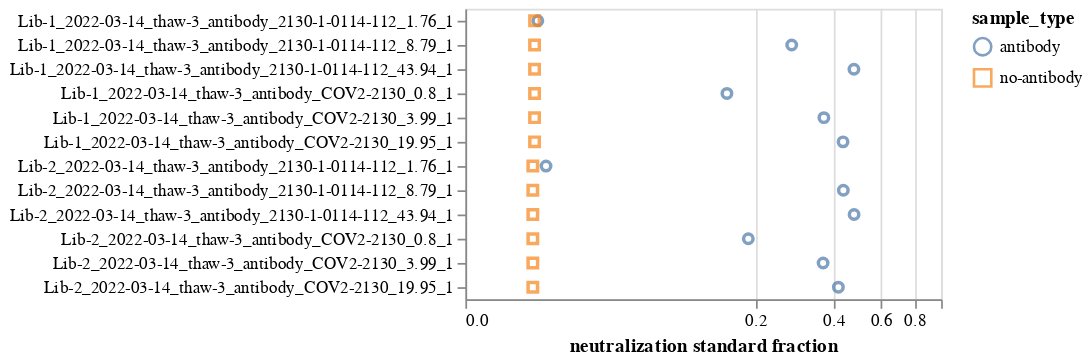

Source (notebook cell):
### Markdown cell above
Make an interactive plot showing this fraction of counts that are neutralization standard for each antibody sample and its no-antibody control.
Note the fractions are plotted on a symlog scale:

### Code cell
# make tidy version of neut_standard_fracs
melt_cols = ["antibody_frac", "no-antibody_frac"]
neut_standard_fracs_tidy = neut_standard_fracs.melt(
    id_vars=[c for c in neut_standard_fracs.columns if c not in melt_cols],
    value_vars=melt_cols,
    value_name="neut_standard_frac",
    var_name="sample_type",
).assign(
    sample_type=lambda x: x["sample_type"].str.replace("_frac", ""),
    library_sample=lambda x: x["library"] + "_" + x["antibody_sample"],
)

# set up selections over other columns of interest
selection_names = ["library", "date", "antibody", "virus_batch"]
selections = [
    alt.selection_point(
        fields=[col],
        bind=alt.binding_select(
            options=[None] + neut_standard_fracs_tidy[col].unique().tolist(),
            labels=["all"] + [str(x) for x in neut_standard_fracs_tidy[col].unique()],
            name=col,
        ),
    )
    for col in selection_names
]

neut_standard_fracs_chart = (
    alt.Chart(neut_standard_fracs_tidy)
    .encode(
        x=alt.X(
            "neut_standard_frac",
            title="neutralization standard fraction",
            scale=alt.Scale(type="symlog", constant=0.02, domainMax=1),
        ),
        y=alt.Y("library_sample", title=None, sort=sample_order),
        color="sample_type",
        shape="sample_type",
        tooltip=[
            alt.Tooltip(c, format=".2g") if c == "neut_standard_frac" else c
            for c in neut_standard_fracs_tidy.columns
            if "library_sample" not in c
        ],
    )
    .mark_point()
    .properties(width=275, height=alt.Step(14))
    .add_params(*selections)
    .configure_axis(labelLimit=500)
)
for selection in selections:
    neut_standard_fracs_chart = neut_standard_fracs_chart.transform_filter(selection)

neut_standard_fracs_chart

### Figure 1 — Vega-Lite specification as saved in the notebook (floating-point values rounded to 4 significant figures)
{"config": {"view": {"continuousWidth": 300, "continuousHeight": 300}, "axis": {"labelLimit": 500}}, "data": {"name": "data-98af996df41ec9117146095757137692"}, "mark": "point", "encoding": {"color": {"field": "sample_type", "type": "nominal"}, "shape": {"field": "sample_type", "type": "nominal"}, "tooltip": [{"field": "library", "type": "nominal"}, {"field": "antibody_sample", "type": "nominal"}, {"field": "no-antibody_sample", "type": "nominal"}, {"field": "antibody", "type": "nominal"}, {"field": "antibody_concentration", "type": "quantitative"}, {"field": "antibody_count", "type": "quantitative"}, {"field": "no-antibody_count", "type": "quantitative"}, {"field": "virus_batch", "type": "nominal"}, {"field": "date", "type": "nominal"}, {"field": "replicate", "type": "quantitative"}, {"field": "selection_group", "type": "nominal"}, {"field": "sample_type", "type": "nominal"}, {"field": "neut_standard_frac", "format": ".2g", "type": "quantitative"}], "x": {"field": "neut_standard_frac", "scale": {"constant": 0.02, "domainMax": 1, "type": "symlog"}, "title": "neutralization standard fraction", "type": "quantitative"}, "y": {"field": "library_sample", "sort": ["Lib-1_2022-03-14_thaw-3_antibody_2130-1-0114-112_1.76_1", "Lib-1_2022-03-14_thaw-3_antibody_2130-1-0114-112_8.79_1", "Lib-1_2022-03-14_thaw-3_antibody_2130-1-0114-112_43.94_1", "Lib-1_2022-03-14_thaw-3_antibody_COV2-2130_0.8_1", "Lib-1_2022-03-14_thaw-3_antibody_COV2-2130_3.99_1", "Lib-1_2022-03-14_thaw-3_antibody_COV2-2130_19.95_1", "Lib-2_2022-03-14_thaw-3_antibody_2130-1-0114-112_1.76_1", "Lib-2_2022-03-14_thaw-3_antibody_2130-1-0114-112_8.79_1", "Lib-2_2022-03-14_thaw-3_antibody_2130-1-0114-112_43.94_1", "Lib-2_2022-03-14_thaw-3_antibody_COV2-2130_0.8_1", "Lib-2_2022-03-14_thaw-3_antibody_COV2-2130_3.99_1", "Lib-2_2022-03-14_thaw-3_antibody_COV2-2130_19.95_1"], "title": null, "type": "nominal"}}, "height": {"step": 14}, "params": [{"name": "param_1", "select": {"type": "point", "fields": ["library"]}, "bind": {"input": "select", "options": [null, "Lib-1", "Lib-2"], "labels": ["all", "Lib-1", "Lib-2"], "name": "library"}}, {"name": "param_2", "select": {"type": "point", "fields": ["date"]}, "bind": {"input": "select", "options": [null, "2022-03-14"], "labels": ["all", "2022-03-14"], "name": "date"}}, {"name": "param_3", "select": {"type": "point", "fields": ["antibody"]}, "bind": {"input": "select", "options": [null, "COV2-2130", "2130-1-0114-112"], "labels": ["all", "COV2-2130", "2130-1-0114-112"], "name": "antibody"}}, {"name": "param_4", "select": {"type": "point", "fields": ["virus_batch"]}, "bind": {"input": "select", "options": [null, "thaw-3"], "labels": ["all", "thaw-3"], "name": "virus_batch"}}], "transform": [{"filter": {"param": "param_1"}}, {"filter": {"param": "param_2"}}, {"filter": {"param": "param_3"}}, {"filter": {"param": "param_4"}}], "width": 275, "$schema": "https://vega.github.io/schema/vega-lite/v5.2.0.json", "datasets": {"data-98af996df41ec9117146095757137692": [{"library": "Lib-1", "antibody_sample": "2022-03-14_thaw-3_antibody_COV2-2130_0.8_1", "no-antibody_sample": "2022-03-14_thaw-3_no-antibody_control_1", "antibody": "COV2-2130", "antibody_concentration": 0.8, "antibody_count": 2183898, "no-antibody_count": 231982, "virus_batch": "thaw-3", "date": "2022-03-14", "replicate": 1, "antibody_library_sample": "Lib-1_2022-03-14_thaw-3_antibody_COV2-2130_0.8_1", "no-antibody_library_sample": "Lib-1_2022-03-14_thaw-3_no-antibody_control_1", "selection_group": "Lib-1_2022-03-14_thaw-3_COV2-2130_1", "sample_type": "antibody", "neut_standard_frac": 0.1537, "library_sample": "Lib-1_2022-03-14_thaw-3_antibody_COV2-2130_0.8_1"}, {"library": "Lib-1", "antibody_sample": "2022-03-14_thaw-3_antibody_COV2-2130_3.99_1", "no-antibody_sample": "2022-03-14_thaw-3_no-antibody_control_1", "antibody": "COV2-2130", "antibody_concentration": 3.99, "antibody_count": 5998353, "no-antibody_count": 231982, "virus_batch": "thaw-3", "date": "2022-03-14", "replicate": 1, "antibody_library_sample": "Lib-1_2022-03-14_thaw-3_antibody_COV2-2130_3.99_1", "no-antibody_library_sample": "Lib-1_2022-03-14_thaw-3_no-antibody_control_1", "selection_group": "Lib-1_2022-03-14_thaw-3_COV2-2130_1", "sample_type": "antibody", "neut_standard_frac": 0.3671, "library_sample": "Lib-1_2022-03-14_thaw-3_antibody_COV2-2130_3.99_1"}, {"library": "Lib-1", "antibody_sample": "2022-03-14_thaw-3_antibody_COV2-2130_19.95_1", "no-antibody_sample": "2022-03-14_thaw-3_no-antibody_control_1", "antibody": "COV2-2130", "antibody_concentration": 19.95, "antibody_count": 7392512, "no-antibody_count": 231982, "virus_batch": "thaw-3", "date": "2022-03-14", "replicate": 1, "antibody_library_sample": "Lib-1_2022-03-14_thaw-3_antibody_COV2-2130_19.95_1", "no-antibody_library_sample": "Lib-1_2022-03-14_thaw-3_no-antibody_control_1", "selection_group": "Lib-1_2022-03-14_thaw-3_COV2-2130_1", "sample_type": "antibody", "neut_standard_frac": 0.4335, "library_sample": "Lib-1_2022-03-14_thaw-3_antibody_COV2-2130_19.95_1"}, {"library": "Lib-1", "antibody_sample": "2022-03-14_thaw-3_antibody_2130-1-0114-112_1.76_1", "no-antibody_sample": "2022-03-14_thaw-3_no-antibody_control_1", "antibody": "2130-1-0114-112", "antibody_concentration": 1.76, "antibody_count": 283962, "no-antibody_count": 231982, "virus_batch": "thaw-3", "date": "2022-03-14", "replicate": 1, "antibody_library_sample": "Lib-1_2022-03-14_thaw-3_antibody_2130-1-0114-112_1.76_1", "no-antibody_library_sample": "Lib-1_2022-03-14_thaw-3_no-antibody_control_1", "selection_group": "Lib-1_2022-03-14_thaw-3_2130-1-0114-112_1", "sample_type": "antibody", "neut_standard_frac": 0.0164, "library_sample": "Lib-1_2022-03-14_thaw-3_antibody_2130-1-0114-112_1.76_1"}, {"library": "Lib-1", "antibody_sample": "2022-03-14_thaw-3_antibody_2130-1-0114-112_8.79_1", "no-antibody_sample": "2022-03-14_thaw-3_no-antibody_control_1", "antibody": "2130-1-0114-112", "antibody_concentration": 8.79, "antibody_count": 4535977, "no-antibody_count": 231982, "virus_batch": "thaw-3", "date": "2022-03-14", "replicate": 1, "antibody_library_sample": "Lib-1_2022-03-14_thaw-3_antibody_2130-1-0114-112_8.79_1", "no-antibody_library_sample": "Lib-1_2022-03-14_thaw-3_no-antibody_control_1", "selection_group": "Lib-1_2022-03-14_thaw-3_2130-1-0114-112_1", "sample_type": "antibody", "neut_standard_frac": 0.2767, "library_sample": "Lib-1_2022-03-14_thaw-3_antibody_2130-1-0114-112_8.79_1"}, {"library": "Lib-1", "antibody_sample": "2022-03-14_thaw-3_antibody_2130-1-0114-112_43.94_1", "no-antibody_sample": "2022-03-14_thaw-3_no-antibody_control_1", "antibody": "2130-1-0114-112", "antibody_concentration": 43.94, "antibody_count": 6285313, "no-antibody_count": 231982, "virus_batch": "thaw-3", "date": "2022-03-14", "replicate": 1, "antibody_library_sample": "Lib-1_2022-03-14_thaw-3_antibody_2130-1-0114-112_43.94_1", "no-antibody_library_sample": "Lib-1_2022-03-14_thaw-3_no-antibody_control_1", "selection_group": "Lib-1_2022-03-14_thaw-3_2130-1-0114-112_1", "sample_type": "antibody", "neut_standard_frac": 0.4762, "library_sample": "Lib-1_2022-03-14_thaw-3_antibody_2130-1-0114-112_43.94_1"}, {"library": "Lib-2", "antibody_sample": "2022-03-14_thaw-3_antibody_COV2-2130_0.8_1", "no-antibody_sample": "2022-03-14_thaw-3_no-antibody_control_1", "antibody": "COV2-2130", "antibody_concentration": 0.8, "antibody_count": 3388034, "no-antibody_count": 260450, "virus_batch": "thaw-3", "date": "2022-03-14", "replicate": 1, "antibody_library_sample": "Lib-2_2022-03-14_thaw-3_antibody_COV2-2130_0.8_1", "no-antibody_library_sample": "Lib-2_2022-03-14_thaw-3_no-antibody_control_1", "selection_group": "Lib-2_2022-03-14_thaw-3_COV2-2130_1", "sample_type": "antibody", "neut_standard_frac": 0.1873, "library_sample": "Lib-2_2022-03-14_thaw-3_antibody_COV2-2130_0.8_1"}, {"library": "Lib-2", "antibody_sample": "2022-03-14_thaw-3_antibody_COV2-2130_3.99_1", "no-antibody_sample": "2022-03-14_thaw-3_no-antibody_control_1", "antibody": "COV2-2130", "antibody_concentration": 3.99, "antibody_count": 6100442, "no-antibody_count": 260450, "virus_batch": "thaw-3", "date": "2022-03-14", "replicate": 1, "antibody_library_sample": "Lib-2_2022-03-14_thaw-3_antibody_COV2-2130_3.99_1", "no-antibody_library_sample": "Lib-2_2022-03-14_thaw-3_no-antibody_control_1", "selection_group": "Lib-2_2022-03-14_thaw-3_COV2-2130_1", "sample_type": "antibody", "neut_standard_frac": 0.3646, "library_sample": "Lib-2_2022-03-14_thaw-3_antibody_COV2-2130_3.99_1"}, {"library": "Lib-2", "antibody_sample": "2022-03-14_thaw-3_antibody_COV2-2130_19.95_1", "no-antibody_sample": "2022-03-14_thaw-3_no-antibody_control_1", "antibody": "COV2-2130", "antibody_concentration": 19.95, "antibody_count": 7188763, "no-antibody_count": 260450, "virus_batch": "thaw-3", "date": "2022-03-14", "replicate": 1, "antibody_library_sample": "Lib-2_2022-03-14_thaw-3_antibody_COV2-2130_19.95_1", "no-antibody_library_sample": "Lib-2_2022-03-14_thaw-3_no-antibody_control_1", "selection_group": "Lib-2_2022-03-14_thaw-3_COV2-2130_1", "sample_type": "antibody", "neut_standard_frac": 0.4164, "library_sample": "Lib-2_2022-03-14_thaw-3_antibody_COV2-2130_19.95_1"}, {"library": "Lib-2", "antibody_sample": "2022-03-14_thaw-3_antibody_2130-1-0114-112_1.76_1", "no-antibody_sample": "2022-03-14_thaw-3_no-antibody_control_1", "antibody": "2130-1-0114-112", "antibody_concentration": 1.76, "antibody_count": 329697, "no-antibody_count": 260450, "virus_batch": "thaw-3", "date": "2022-03-14", "replicate": 1, "antibody_library_sample": "Lib-2_2022-03-14_thaw-3_antibody_2130-1-0114-112_1.76_1", "no-antibody_library_sample": "Lib-2_2022-03-14_thaw-3_no-antibody_control_1", "selection_group": "Lib-2_2022-03-14_thaw-3_2130-1-0114-112_1", "sample_type": "antibody", "neut_standard_frac": 0.01895, "library_sample": "Lib-2_2022-03-14_thaw-3_antibody_2130-1-0114-112_1.76_1"}, {"library": "Lib-2", "antibody_sample": "2022-03-14_thaw-3_antibody_2130-1-0114-112_8.79_1", "no-antibody_sample": "2022-03-14_thaw-3_no-antibody_control_1", "antibody": "2130-1-0114-112", "antibody_concentration": 8.79, "antibody_count": 7232593, "no-antibody_count": 260450, "virus_batch": "thaw-3", "date": "2022-03-14", "replicate": 1, "antibody_library_sample": "Lib-2_2022-03-14_thaw-3_antibody_2130-1-0114-112_8.79_1", "no-antibody_library_sample": "Lib-2_2022-03-14_thaw-3_no-antibody_control_1", "selection_group": "Lib-2_2022-03-14_thaw-3_2130-1-0114-112_1", "sample_type": "antibody", "neut_standard_frac": 0.4346, "library_sample": "Lib-2_2022-03-14_thaw-3_antibody_2130-1-0114-112_8.79_1"}, {"library": "Lib-2", "antibody_sample": "2022-03-14_thaw-3_antibody_2130-1-0114-112_43.94_1", "no-antibody_sample": "2022-03-14_thaw-3_no-antibody_control_1", "antibody": "2130-1-0114-112", "antibody_concentration": 43.94, "antibody_count": 7821989, "no-antibody_count": 260450, "virus_batch": "thaw-3", "date": "2022-03-14", "replicate": 1, "antibody_library_sample": "Lib-2_2022-03-14_thaw-3_antibody_2130-1-0114-112_43.94_1", "no-antibody_library_sample": "Lib-2_2022-03-14_thaw-3_no-antibody_control_1", "selection_group": "Lib-2_2022-03-14_thaw-3_2130-1-0114-112_1", "sample_type": "antibody", "neut_standard_frac": 0.4768, "library_sample": "Lib-2_2022-03-14_thaw-3_antibody_2130-1-0114-112_43.94_1"}, {"library": "Lib-1", "antibody_sample": "2022-03-14_thaw-3_antibody_COV2-2130_0.8_1", "no-antibody_sample": "2022-03-14_thaw-3_no-antibody_control_1", "antibody": "COV2-2130", "antibody_concentration": 0.8, "antibody_count": 2183898, "no-antibody_count": 231982, "virus_batch": "thaw-3", "date": "2022-03-14", "replicate": 1, "antibody_library_sample": "Lib-1_2022-03-14_thaw-3_antibody_COV2-2130_0.8_1", "no-antibody_library_sample": "Lib-1_2022-03-14_thaw-3_no-antibody_control_1", "selection_group": "Lib-1_2022-03-14_thaw-3_COV2-2130_1", "sample_type": "no-antibody", "neut_standard_frac": 0.01543, "library_sample": "Lib-1_2022-03-14_thaw-3_antibody_COV2-2130_0.8_1"}, {"library": "Lib-1", "antibody_sample": "2022-03-14_thaw-3_antibody_COV2-2130_3.99_1", "no-antibody_sample": "2022-03-14_thaw-3_no-antibody_control_1", "antibody": "COV2-2130", "antibody_concentration": 3.99, "antibody_count": 5998353, "no-antibody_count": 231982, "virus_batch": "thaw-3", "date": "2022-03-14", "replicate": 1, "antibody_library_sample": "Lib-1_2022-03-14_thaw-3_antibody_COV2-2130_3.99_1", "no-antibody_library_sample": "Lib-1_2022-03-14_thaw-3_no-antibody_control_1", "selection_group": "Lib-1_2022-03-14_thaw-3_COV2-2130_1", "sample_type": "no-antibody", "neut_standard_frac": 0.01543, "library_sample": "Lib-1_2022-03-14_thaw-3_antibody_COV2-2130_3.99_1"}, {"library": "Lib-1", "antibody_sample": "2022-03-14_thaw-3_antibody_COV2-2130_19.95_1", "no-antibody_sample": "2022-03-14_thaw-3_no-antibody_control_1", "antibody": "COV2-2130", "antibody_concentration": 19.95, "antibody_count": 7392512, "no-antibody_count": 231982, "virus_batch": "thaw-3", "date": "2022-03-14", "replicate": 1, "antibody_library_sample": "Lib-1_2022-03-14_thaw-3_antibody_COV2-2130_19.95_1", "no-antibody_library_sample": "Lib-1_2022-03-14_thaw-3_no-antibody_control_1", "selection_group": "Lib-1_2022-03-14_thaw-3_COV2-2130_1", "sample_type": "no-antibody", "neut_standard_frac": 0.01543, "library_sample": "Lib-1_2022-03-14_thaw-3_antibody_COV2-2130_19.95_1"}, {"library": "Lib-1", "antibody_sample": "2022-03-14_thaw-3_antibody_2130-1-0114-112_1.76_1", "no-antibody_sample": "2022-03-14_thaw-3_no-antibody_control_1", "antibody": "2130-1-0114-112", "antibody_concentration": 1.76, "antibody_count": 283962, "no-antibody_count": 231982, "virus_batch": "thaw-3", "date": "2022-03-14", "replicate": 1, "antibody_library_sample": "Lib-1_2022-03-14_thaw-3_antibody_2130-1-0114-112_1.76_1", "no-antibody_library_sample": "Lib-1_2022-03-14_thaw-3_no-antibody_control_1", "selection_group": "Lib-1_2022-03-14_thaw-3_2130-1-0114-112_1", "sample_type": "no-antibody", "neut_standard_frac": 0.01543, "library_sample": "Lib-1_2022-03-14_thaw-3_antibody_2130-1-0114-112_1.76_1"}, {"library": "Lib-1", "antibody_sample": "2022-03-14_thaw-3_antibody_2130-1-0114-112_8.79_1", "no-antibody_sample": "2022-03-14_thaw-3_no-antibody_control_1", "antibody": "2130-1-0114-112", "antibody_concentration": 8.79, "antibody_count": 4535977, "no-antibody_count": 231982, "virus_batch": "thaw-3", "date": "2022-03-14", "replicate": 1, "antibody_library_sample": "Lib-1_2022-03-14_thaw-3_antibody_2130-1-0114-112_8.79_1", "no-antibody_library_sample": "Lib-1_2022-03-14_thaw-3_no-antibody_control_1", "selection_group": "Lib-1_2022-03-14_thaw-3_2130-1-0114-112_1", "sample_type": "no-antibody", "neut_standard_frac": 0.01543, "library_sample": "Lib-1_2022-03-14_thaw-3_antibody_2130-1-0114-112_8.79_1"}, {"library": "Lib-1", "antibody_sample": "2022-03-14_thaw-3_antibody_2130-1-0114-112_43.94_1", "no-antibody_sample": "2022-03-14_thaw-3_no-antibody_control_1", "antibody": "2130-1-0114-112", "antibody_concentration": 43.94, "antibody_count": 6285313, "no-antibody_count": 231982, "virus_batch": "thaw-3", "date": "2022-03-14", "replicate": 1, "antibody_library_sample": "Lib-1_2022-03-14_thaw-3_antibody_2130-1-0114-112_43.94_1", "no-antibody_library_sample": "Lib-1_2022-03-14_thaw-3_no-antibody_control_1", "selection_group": "Lib-1_2022-03-14_thaw-3_2130-1-0114-112_1", "sample_type": "no-antibody", "neut_standard_frac": 0.01543, "library_sample": "Lib-1_2022-03-14_thaw-3_antibody_2130-1-0114-112_43.94_1"}, {"library": "Lib-2", "antibody_sample": "2022-03-14_thaw-3_antibody_COV2-2130_0.8_1", "no-antibody_sample": "2022-03-14_thaw-3_no-antibody_control_1", "antibody": "COV2-2130", "antibody_concentration": 0.8, "antibody_count": 3388034, "no-antibody_count": 260450, "virus_batch": "thaw-3", "date": "2022-03-14", "replicate": 1, "antibody_library_sample": "Lib-2_2022-03-14_thaw-3_antibody_COV2-2130_0.8_1", "no-antibody_library_sample": "Lib-2_2022-03-14_thaw-3_no-antibody_control_1", "selection_group": "Lib-2_2022-03-14_thaw-3_COV2-2130_1", "sample_type": "no-antibody", "neut_standard_frac": 0.01493, "library_sample": "Lib-2_2022-03-14_thaw-3_antibody_COV2-2130_0.8_1"}, {"library": "Lib-2", "antibody_sample": "2022-03-14_thaw-3_antibody_COV2-2130_3.99_1", "no-antibody_sample": "2022-03-14_thaw-3_no-antibody_control_1", "antibody": "COV2-2130", "antibody_concentration": 3.99, "antibody_count": 6100442, "no-antibody_count": 260450, "virus_batch": "thaw-3", "date": "2022-03-14", "replicate": 1, "antibody_library_sample": "Lib-2_2022-03-14_thaw-3_antibody_COV2-2130_3.99_1", "no-antibody_library_sample": "Lib-2_2022-03-14_thaw-3_no-antibody_control_1", "selection_group": "Lib-2_2022-03-14_thaw-3_COV2-2130_1", "sample_type": "no-antibody", "neut_standard_frac": 0.01493, "library_sample": "Lib-2_2022-03-14_thaw-3_antibody_COV2-2130_3.99_1"}, {"library": "Lib-2", "antibody_sample": "2022-03-14_thaw-3_antibody_COV2-2130_19.95_1", "no-antibody_sample": "2022-03-14_thaw-3_no-antibody_control_1", "antibody": "COV2-2130", "antibody_concentration": 19.95, "antibody_count": 7188763, "no-antibody_count": 260450, "virus_batch": "thaw-3", "date": "2022-03-14", "replicate": 1, "antibody_library_sample": "Lib-2_2022-03-14_thaw-3_antibody_COV2-2130_19.95_1", "no-antibody_library_sample": "Lib-2_2022-03-14_thaw-3_no-antibody_control_1", "selection_group": "Lib-2_2022-03-14_thaw-3_COV2-2130_1", "sample_type": "no-antibody", "neut_standard_frac": 0.01493, "library_sample": "Lib-2_2022-03-14_thaw-3_antibody_COV2-2130_19.95_1"}, {"library": "Lib-2", "antibody_sample": "2022-03-14_thaw-3_antibody_2130-1-0114-112_1.76_1", "no-antibody_sample": "2022-03-14_thaw-3_no-antibody_control_1", "antibody": "2130-1-0114-112", "antibody_concentration": 1.76, "antibody_count": 329697, "no-antibody_count": 260450, "virus_batch": "thaw-3", "date": "2022-03-14", "replicate": 1, "antibody_library_sample": "Lib-2_2022-03-14_thaw-3_antibody_2130-1-0114-112_1.76_1", "no-antibody_library_sample": "Lib-2_2022-03-14_thaw-3_no-antibody_control_1", "selection_group": "Lib-2_2022-03-14_thaw-3_2130-1-0114-112_1", "sample_type": "no-antibody", "neut_standard_frac": 0.01493, "library_sample": "Lib-2_2022-03-14_thaw-3_antibody_2130-1-0114-112_1.76_1"}, {"library": "Lib-2", "antibody_sample": "2022-03-14_thaw-3_antibody_2130-1-0114-112_8.79_1", "no-antibody_sample": "2022-03-14_thaw-3_no-antibody_control_1", "antibody": "2130-1-0114-112", "antibody_concentration": 8.79, "antibody_count": 7232593, "no-antibody_count": 260450, "virus_batch": "thaw-3", "date": "2022-03-14", "replicate": 1, "antibody_library_sample": "Lib-2_2022-03-14_thaw-3_antibody_2130-1-0114-112_8.79_1", "no-antibody_library_sample": "Lib-2_2022-03-14_thaw-3_no-antibody_control_1", "selection_group": "Lib-2_2022-03-14_thaw-3_2130-1-0114-112_1", "sample_type": "no-antibody", "neut_standard_frac": 0.01493, "library_sample": "Lib-2_2022-03-14_thaw-3_antibody_2130-1-0114-112_8.79_1"}, {"library": "Lib-2", "antibody_sample": "2022-03-14_thaw-3_antibody_2130-1-0114-112_43.94_1", "no-antibody_sample": "2022-03-14_thaw-3_no-antibody_control_1", "antibody": "2130-1-0114-112", "antibody_concentration": 43.94, "antibody_count": 7821989, "no-antibody_count": 260450, "virus_batch": "thaw-3", "date": "2022-03-14", "replicate": 1, "antibody_library_sample": "Lib-2_2022-03-14_thaw-3_antibody_2130-1-0114-112_43.94_1", "no-antibody_library_sample": "Lib-2_2022-03-14_thaw-3_no-antibody_control_1", "selection_group": "Lib-2_2022-03-14_thaw-3_2130-1-0114-112_1", "sample_type": "no-antibody", "neut_standard_frac": 0.01493, "library_sample": "Lib-2_2022-03-14_thaw-3_antibody_2130-1-0114-112_43.94_1"}]}}
